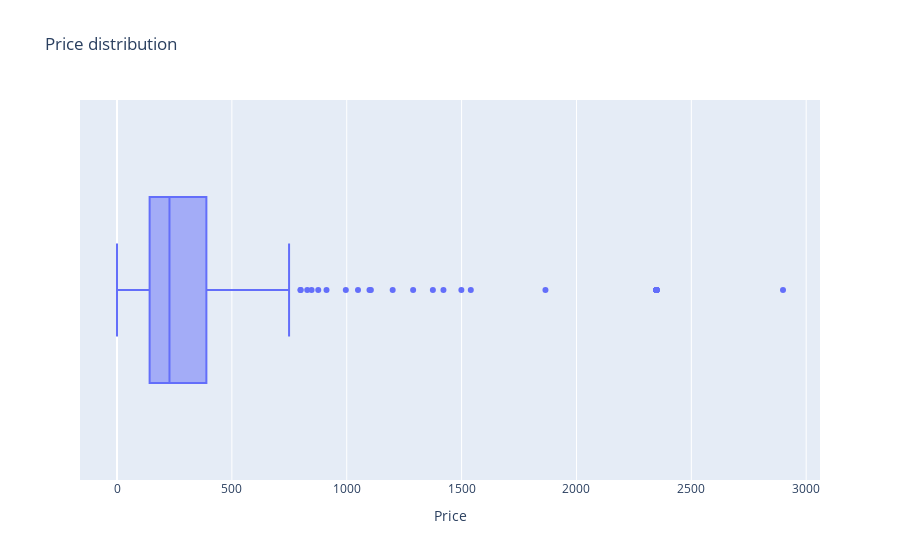

The cell this chart's notebook holds for it:
### Code cell
print(df[df.Price <= 360].shape[0])
px.box(df,'Price', title=f'Price distribution')

### Figure 1 — Plotly figure (JSON) as saved in the notebook; plotly's stock layout.template omitted (floating-point values rounded to 4 significant figures; data arrays with more than 128 entries replaced by an {"elided": "..."} marker saying what was removed)
{"data": [{"alignmentgroup": "True", "hovertemplate": "Price=%{x}<extra></extra>", "legendgroup": "", "marker": {"color": "#636efa"}, "name": "", "notched": false, "offsetgroup": "", "orientation": "h", "showlegend": false, "type": "box", "x": {"elided": "390 int values"}, "x0": " ", "xaxis": "x", "y0": " ", "yaxis": "y"}], "layout": {"boxmode": "group", "legend": {"tracegroupgap": 0}, "title": {"text": "Price distribution"}, "xaxis": {"anchor": "y", "domain": [0, 1], "title": {"text": "Price"}}, "yaxis": {"anchor": "x", "domain": [0, 1]}}}
